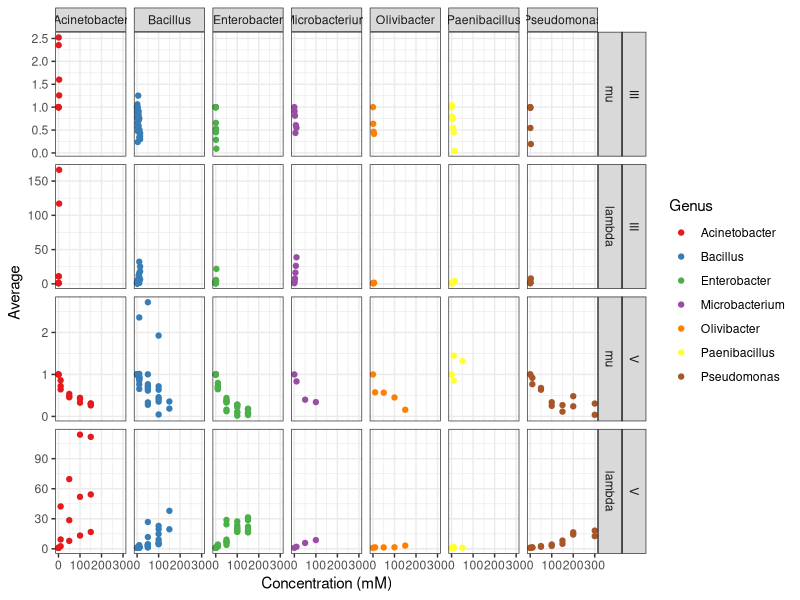
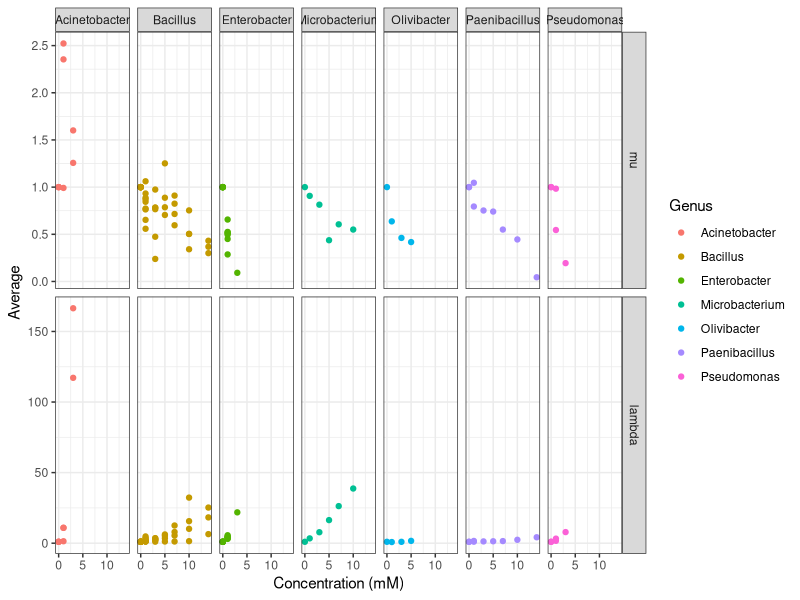
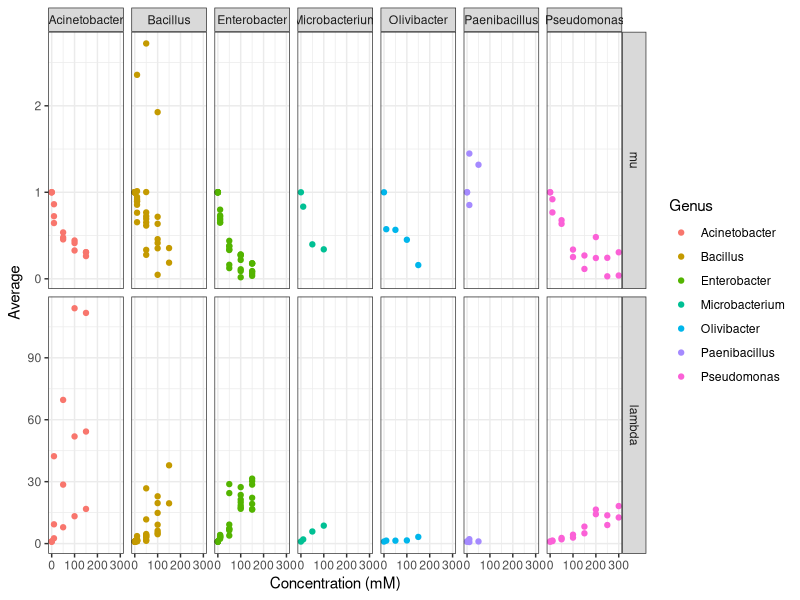

Here is the R script that generated these plots, in order:
library(ggplot2)
library(dplyr)
library(reshape2)
library(stats)

#read in data by calling on files with "results" 
#in the name, and combine all data from separate experiments
data=data.frame(do.call(rbind, lapply(list.files(pattern="*results"), read.csv)))

#remove unnecessary first column and rename a data file. 
#we will need this structure for EC50 later
data=data[-1]
orig.data=data

#fix problem spline with models. (I did this manually by saving
#the data as a .csv and adding a column "quality" that describes
#whether or not I need to use the model)
write.csv(orig.data, "20160610_data.csv")
data=read.csv("20160610_data_model.csv")
data$mu.spline <- with( data, ifelse( Quality == 0, mu.model, mu.spline ))
data$A.spline <- with( data, ifelse( Quality == 0, A.model, A.spline ))
data$lambda.spline <- with( data, ifelse( Quality == 0, lambda.model, lambda.spline ))
data$integral.spline <- with( data, ifelse( Quality == 0, integral.model, integral.spline ))



#remove all model data since we are using spline
data=data[,-grep("model", names(data))]
data=data[,-grep(".bt", names(data))]
data=data[,-grep("log.", names(data))]
data=data[,-grep("nboot", names(data))]
data=data[,-grep("Quality", names(data))]

#add binary column to describe yes/no growth
data$growth=as.integer(data$reliability=="TRUE")

#remove unnecessary first column
data=data[,-1]

#Average data for each variable before melting
stats=data %>%
  group_by(TestId, AddId, concentration) %>%
  summarise(mu=mean(mu.spline),
            A=mean(A.spline), 
            lambda=mean(lambda.spline), 
            integral=mean(integral.spline),
            growth=mean(growth))

#Call samples with 1/3 growing no growth
stats$growth[stats$growth<0.4]=0

#Flag samples with 2/3 growth so we can remove poor replicate
stats$flag[which(stats$growth==0 | stats$growth==1)] =0
stats$flag[is.na(stats$flag)]=1

#remove unnecessary columns from stats
stats=stats[,-c(4:8)]

#combine flagged sites with original data
data=inner_join(data, stats, by=c("TestId", "AddId", "concentration"), copy=TRUE)

#remove rows that are called false AND are flagged
data=data[-which(data$reliability=="FALSE" & data$flag==1),]

#remove flag and reliability columns as they are no longer necessary 
data=data[,!colnames(data) %in% grep("reliability",colnames(data), value=TRUE)]
data=data[,!colnames(data) %in% grep("flag",colnames(data), value=TRUE)]

#Average data for each variable before melting
data=data %>%
  group_by(TestId, AddId, concentration) %>%
  summarise(mu=mean(mu.spline),
            A=mean(A.spline), 
            lambda=mean(lambda.spline), 
            integral=mean(integral.spline),
            growth=mean(growth),
            mu.sd=sd(mu.spline),
            A.sd=sd(A.spline),
            lambda.sd=sd(lambda.spline),
            integral.sd=sd(integral.spline))

#Call samples with 1/3 growing no growth
data$growth[data$growth<0.4]=0

#Call parameters NA for no growth
data$A[data$growth==0]=NA
data$mu[data$growth==0]=NA
data$integral[data$growth==0]=NA
data$lambda[data$growth==0]=NA

#remove negative control data
data=data[!(data$TestId=="NEG"),]

#adjust all negative lambda values to 1000 (just below lowest positive lambda)
data$lambda[data$lambda<0]=1000

#normalize data to growth without arsenic
normalization=subset(data, concentration %in% 0)
normalization=normalization[,-3]
data=inner_join(data, normalization, by = c("TestId", "AddId"))
full.data=data %>%
  group_by(TestId, AddId, concentration) %>%
  summarise(mu=mu.x/mu.y,
            lambda=lambda.x/lambda.y,
            mu.sd=mu.sd.x/mu.y,
            lambda.sd=lambda.sd.x/lambda.y)

#remove rows with no arsenic (controls)
data=full.data[!(full.data$concentration=="0"),]

#remove growth and integral because we do not need them for analysis
data=full.data[,!colnames(full.data) %in% grep("gr", colnames(full.data), value=TRUE)]

#read in genus information
genus=read.csv("isolate_genus.csv")

#merge genus with data
data=inner_join(genus, data, by="TestId")

#separate arsenate and arsenite
as5=data[-which(data$AddId=="III"),]
as3=data[-which(data$AddId=="V"),]

#remove concentrations 20 and 25mM from arsenite because no isolates grow
as3=as3[!as3$concentration %in% grep("2", as3$concentration, value=TRUE),]
data=data[!data$concentration %in% grep("25", data$concentration, value=TRUE),]
data=data[!data$concentration %in% grep("20 ", data$concentration, value=TRUE),]

as3.long=melt(as3, id=c("TestId", "Genus", "concentration", "AddId"), measure=c("mu", "lambda"))
as5.long=melt(as5, id=c("TestId", "Genus", "concentration", "AddId"), measure=c("mu", "lambda"))
data.long=melt(data, id=c("TestId", "Genus", "concentration", "AddId"), measure=c("mu", "lambda"))


setEPS()
postscript("arsenite.grofit.eps")
ggplot(data=data.long, aes(x=concentration, y=value, color=Genus, group_by(c("lambda", "mu", "A")))) +
  geom_point() +
  facet_grid(AddId+variable~Genus, scales="free_y") +
  scale_color_brewer(type = "qual", palette = "Set1") +
  labs(x="Concentration (mM)", y="Average") + 
  theme_bw()
dev.off()

#plot & save arsenite graph
setEPS()
postscript("arsenite.grofit.eps")
ggplot(data=as3.long, aes(x=concentration, y=value, color=Genus, group_by(c("lambda", "mu", "A")))) +
  geom_point(size=1.5) +
  facet_grid(variable~Genus, scales="free_y") +
  labs(x="Concentration (mM)", y="Average") + 
  theme_bw()
dev.off()

#plot & save arsenate graph
setEPS()
postscript("arsenate.grofit.eps")
ggplot(data=as5.long, aes(x=concentration, y=value, color=Genus, group_by(c("lambda", "mu", "A")))) +
  geom_point(size=1.5) +
  facet_grid(variable~Genus, scales="free_y") +
  labs(x="Concentration (mM)", y="Average") + 
  theme_bw()
dev.off()
